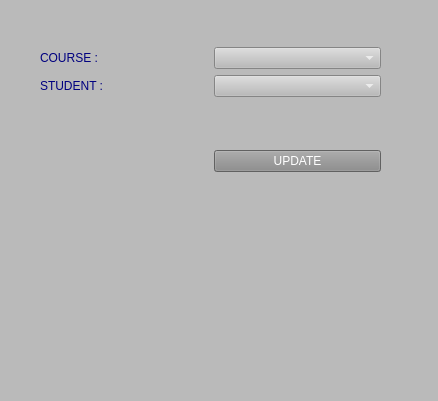
<?xml version="1.0" encoding="UTF-8"?>
<ui version="4.0">
 <class>AdminStuCourseUpdate</class>
 <widget class="QMainWindow" name="AdminStuCourseUpdate">
  <property name="geometry">
   <rect>
    <x>0</x>
    <y>0</y>
    <width>438</width>
    <height>401</height>
   </rect>
  </property>
  <property name="windowTitle">
   <string>Student Course Update</string>
  </property>
  <property name="styleSheet">
   <string notr="true">background-color: rgb(186, 186, 186);</string>
  </property>
  <widget class="QWidget" name="centralwidget">
   <widget class="QWidget" name="layoutWidget">
    <property name="geometry">
     <rect>
      <x>40</x>
      <y>0</y>
      <width>341</width>
      <height>221</height>
     </rect>
    </property>
    <layout class="QGridLayout" name="gridLayout">
     <item row="0" column="0">
      <layout class="QVBoxLayout" name="verticalLayout_2">
       <item>
        <widget class="QLabel" name="label_3">
         <property name="styleSheet">
          <string notr="true">font: 12pt &quot;Rockwell Condensed&quot;;
color: rgb(0, 0, 127);</string>
         </property>
         <property name="text">
          <string>COURSE :</string>
         </property>
        </widget>
       </item>
       <item>
        <widget class="QLabel" name="label_4">
         <property name="styleSheet">
          <string notr="true">font: 12pt &quot;Rockwell Condensed&quot;;
color: rgb(0, 0, 127);</string>
         </property>
         <property name="text">
          <string>STUDENT :</string>
         </property>
        </widget>
       </item>
      </layout>
     </item>
     <item row="0" column="1">
      <layout class="QVBoxLayout" name="verticalLayout">
       <item>
        <widget class="QComboBox" name="courseCombo">
         <property name="styleSheet">
          <string notr="true">font: 12pt &quot;Rockwell Condensed&quot;;
color: rgb(255,255,255);</string>
         </property>
        </widget>
       </item>
       <item>
        <widget class="QComboBox" name="studentCombo">
         <property name="styleSheet">
          <string notr="true">font: 12pt &quot;Rockwell Condensed&quot;;
color: rgb(255,255,255);</string>
         </property>
        </widget>
       </item>
      </layout>
     </item>
     <item row="1" column="1">
      <widget class="QPushButton" name="btn_Update">
       <property name="styleSheet">
        <string notr="true">background-color: rgb(136, 136, 136);
color: rgb(255, 255, 255);
font: 12pt &quot;Rockwell Condensed&quot;;</string>
       </property>
       <property name="text">
        <string>UPDATE</string>
       </property>
      </widget>
     </item>
    </layout>
   </widget>
   <widget class="QLabel" name="label_2">
    <property name="geometry">
     <rect>
      <x>140</x>
      <y>240</y>
      <width>161</width>
      <height>121</height>
     </rect>
    </property>
    <property name="styleSheet">
     <string notr="true">image: url(:/newPrefix/Aydin.png);
image: url(:/newPrefix/Aydin.png);</string>
    </property>
    <property name="text">
     <string/>
    </property>
   </widget>
  </widget>
  <widget class="QMenuBar" name="menubar">
   <property name="geometry">
    <rect>
     <x>0</x>
     <y>0</y>
     <width>438</width>
     <height>21</height>
    </rect>
   </property>
  </widget>
  <widget class="QStatusBar" name="statusbar"/>
 </widget>
 <resources>
  <include location="../../../../Documents/masaüstü/asd.qrc"/>
 </resources>
 <connections/>
</ui>
